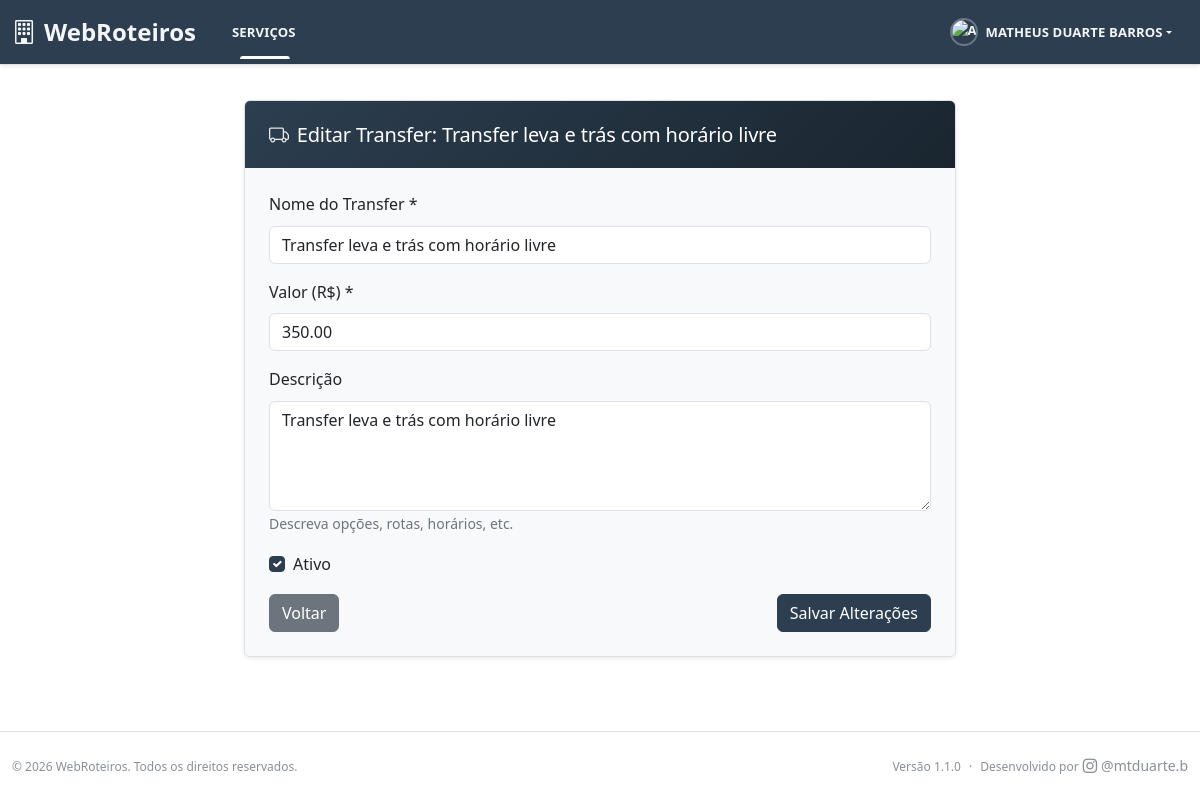
The app's page /servicos/transfers/1/editar/ (signed in) with its own data.
### servicos/models.py (models this page shows, shortened)
class Transfer(models.Model):
    nome = models.CharField('Nome do Transfer', max_length=200)
    valor = models.DecimalField(
        'Valor',
        max_digits=10,
        decimal_places=2,
        validators=[MinValueValidator(Decimal('0.00'))],
        default=Decimal('0.00'),
        help_text='Valor do transfer'
    )
    descricao = models.TextField('Descrição', blank=True, help_text='Descrição detalhada do transfer')
    ativo = models.BooleanField('Ativo', default=True)
    criado_em = models.DateTimeField('Criado em', auto_now_add=True)
    atualizado_em = models.DateTimeField('Atualizado em', auto_now=True)
    class Meta:
        verbose_name = 'Transfer'
        verbose_name_plural = 'Transfers'
        ordering = ['nome']

### servicos/views.py (the view)
# urls.py: path('transfers/<int:pk>/editar/', views.transfer_edit, name='transfer_edit'),
@require_permission('servicos.change_transfer')
def transfer_edit(request, pk):
    transfer = get_object_or_404(Transfer, pk=pk)
    if request.method == 'POST':
        form = TransferForm(request.POST, instance=transfer)
        if form.is_valid():
            form.save()
            messages.success(request, 'Transfer atualizado com sucesso!')
            return redirect('servicos:transfer_list')
    else:
        form = TransferForm(instance=transfer)
    context = {
        'form': form,
        'transfer': transfer,
        'title': f'Editar Transfer: {transfer.nome}',
        'button_text': 'Salvar Alterações'
    }
    return render(request, 'servicos/transfers/transfer_form.html', context)

### servicos/forms.py
class TransferForm(forms.ModelForm):
    class Meta:
        model = Transfer
        fields = ['nome', 'valor', 'descricao', 'ativo']
        widgets = {
            'nome': forms.TextInput(attrs={
                'class': 'form-control',
                'placeholder': 'Nome do Transfer'
            }),
            'valor': forms.NumberInput(attrs={
                'class': 'form-control',
                'step': '0.01',
                'min': '0.00'
            }),
            'descricao': forms.Textarea(attrs={
                'class': 'form-control',
                'rows': 4,
                'placeholder': 'Descrição do transfer (opções, rotas, etc.)'
            }),
            'ativo': forms.CheckboxInput(attrs={'class': 'form-check-input'}),
        }

### core/admin_context.py (called while the page is built)
def admin_context(request):
    context = {}
    if request.user.is_authenticated and request.user.is_staff:
        try:
            context.update({
                'total_users': User.objects.count(),
                'total_groups': Group.objects.count(),
                'total_permissions': Permission.objects.count(),
                'active_users': User.objects.filter(is_active=True).count(),
            })
        except Exception:
            context.update({
                'total_users': 0,
                'total_groups': 0,
                'total_permissions': 0,
                'active_users': 0,
            })
    return context

### servicos/permissions.py (called while the page is built, shortened)
def require_permission(perm, raise_exception=False):
    def decorator(view_func):
        @wraps(view_func)
        @login_required
        def wrapped_view(request, *args, **kwargs):
            if request.user.is_superuser:
                return view_func(request, *args, **kwargs)
        return wrapped_view
    return decorator

### user_management/permission_helpers.py (called while the page is built, shortened)
def get_user_level(user):
    if not user or not user.is_authenticated:
        return 'usuario_basico'
    if user.id == 1 and user.is_superuser:
        return 'admin_principal'

def can_access_user_management(user):
    user_level = get_user_level(user)
    return user_level in ['admin_principal', 'administrador', 'gerente']

def get_user_level_display(user):
    level = get_user_level(user)
    display_names = {
        'admin_principal': 'Administrador Principal',
        'administrador': 'Administrador',
        'gerente': 'Gerente',
        'operador': 'Operador',
        'usuario_basico': 'Usuário Básico'
    }
    return display_names.get(level, 'Usuário Básico')

### templates/servicos/transfers/transfer_form.html (shortened to what this page needs)
{% extends 'base/base.html' %}
{% block content %}
<div class="container-fluid py-4">
    <div class="row justify-content-center">
        <div class="col-lg-8">
            <div class="card shadow-sm list-card">
                <div class="card-header">
                    <h5 class="mb-0"><i class="bi bi-truck me-2"></i>{{ title }}</h5>
                </div>
                <div class="card-body">
                    <form method="post" novalidate>
                        <div class="mb-3">
                            <label for="{{ form.nome.id_for_label }}" class="form-label">Nome do Transfer *</label>
                            {{ form.nome }}
                        </div>
                        <div class="mb-3">
                            <label for="{{ form.valor.id_for_label }}" class="form-label">Valor (R$) *</label>
                            {{ form.valor }}
                        </div>
                        <div class="mb-3">
                            <label for="{{ form.descricao.id_for_label }}" class="form-label">Descrição</label>
                            {{ form.descricao }}
                            <small class="form-text text-muted">Descreva opções, rotas, horários, etc.</small>
                        </div>
                        <div class="mb-3">
                            <div class="form-check">
                                {{ form.ativo }}
                                <label class="form-check-label" for="{{ form.ativo.id_for_label }}">
                                    Ativo
                                </label>
                            </div>
                        </div>
                        <div class="d-flex justify-content-between">
                            <a href="{% url 'servicos:transfer_list' %}" class="btn btn-secondary">
                                 Voltar
                            </a>
                            <button type="submit" class="btn btn-primary">
                                 {{ button_text }}
                            </button>
                        </div>
                    </form>
                </div>
            </div>
        </div>
    </div>
</div>
{% endblock %}

### templates/base/base.html (shortened to what this page needs)
{% load static %}
<!DOCTYPE html>
<html lang="pt-br" data-bs-theme="{% if user.is_authenticated and user.profile.tema_preferido != 'auto' %}{{ user.profile.tema_preferido }}{% else %}auto{% endif %}">
<head>
    <link href="https://cdn.jsdelivr.net/npm/bootstrap@5.3.2/dist/css/bootstrap.min.css" rel="stylesheet">
    <link rel="stylesheet" href="https://cdn.jsdelivr.net/npm/bootstrap-icons@1.11.2/font/bootstrap-icons.css">
    <link rel="stylesheet" href="{% static 'css/theme-colors.css' %}">
    <link rel="stylesheet" href="{% static 'css/main.css' %}">
</head>
<body class="{% block body_class %}{% endblock %}">
    {% if user.is_authenticated %}
        <nav class="navbar navbar-expand-lg navbar-dark custom-navbar fixed-top">
            <div class="container-fluid">
                <a class="navbar-brand fw-bold" href="{% url 'core:dashboard' %}">
                    <i class="bi bi-building me-2"></i>WebRoteiros
                </a>
                <div class="collapse navbar-collapse" id="navbarNav">
                    <ul class="navbar-nav me-auto">
                        <li class="nav-item dropdown">
                            <a class="nav-link dropdown-toggle {% if request.resolver_match.namespace == 'servicos' %}active{% endif %}" href="#" id="servicosDropdown" role="button" data-bs-toggle="dropdown" aria-expanded="false">
                                Serviços
                            </a>
                        </li>
                    </ul>
                    <ul class="navbar-nav ms-auto">
                        <li class="nav-item dropdown">
                            <a class="nav-link dropdown-toggle" href="#" id="userDropdown" role="button" data-bs-toggle="dropdown" aria-expanded="false">
                                {% if user.profile.avatar %}
                                    <img src="{{ user.profile.avatar.url }}" alt="Avatar de {{ user.get_full_name|default:user.username }}" class="rounded-circle me-2" style="width: 28px; height: 28px; object-fit: cover;">
                                {% else %}
                                    <img src="{% static 'images/default-avatar.svg' %}" alt="Avatar padrão" class="rounded-circle me-2" style="width: 28px; height: 28px; object-fit: cover;">
                                {% endif %}
                                {{ user.get_full_name|default:user.username }}
                            </a>
                        </li>
                    </ul>
                </div>
            </div>
        </nav>
    {% endif %}
    <main class="{% if user.is_authenticated %}main-content{% else %}login-main{% endif %}">
        {% block content %}{% endblock %}
    </main>
    {% if user.is_authenticated %}
        <footer class="app-footer bg-body border-top">
            <div class="container-fluid">
                <div class="row align-items-center py-2">
                    <div class="col-md-6">
                        <small class="text-muted">
                            © {% now "Y" %} WebRoteiros. Todos os direitos reservados.
                        </small>
                    </div>
                    <div class="col-md-6 text-md-end">
                        <small class="text-muted d-inline-flex align-items-center gap-2">
                            <span>Versão 1.1.0</span>
                            <span class="text-muted">·</span>
                            <span class="d-inline-flex align-items-center gap-1">
                                <span>Desenvolvido por</span>
                                <a href="https://www.instagram.com/mtduarte.b/" target="_blank" rel="noopener" class="text-muted text-decoration-none d-inline-flex align-items-center gap-1">
                                    <i class="bi bi-instagram" style="font-size: 0.9rem;"></i>
                                    <span class="small">@mtduarte.b</span>
                                </a>
                            </span>
                        </small>
                    </div>
                </div>
            </div>
        </footer>
    {% endif %}
</body>
</html>

### static/css/theme-colors.css (style rules this page uses)
:root { --bs-primary: #2c3e50; --bs-primary-rgb: 44, 62, 80; --bs-primary-dark: #1a252f; --bs-primary-light: #34495e; --bs-success: #27ae60; --bs-success-rgb: 39, 174, 96; --bs-info: #16a085; --bs-info-rgb: 22, 160, 133; --bs-warning: #f39c12; --bs-warning-rgb: 243, 156, 18; --bs-danger: #e74c3c; --bs-danger-rgb: 231, 76, 60; --bs-light: #ecf0f1; --bs-dark: #2c3e50; --bs-primary-hover: #1a252f; --bs-primary-active: #162029; }
.btn-primary { --bs-btn-bg: var(--bs-primary); --bs-btn-border-color: var(--bs-primary); --bs-btn-hover-bg: var(--bs-primary-dark); --bs-btn-hover-border-color: var(--bs-primary-dark); --bs-btn-active-bg: var(--bs-primary-dark); --bs-btn-active-border-color: var(--bs-primary-dark); --bs-btn-disabled-bg: var(--bs-primary); --bs-btn-disabled-border-color: var(--bs-primary); }
.form-check-input:checked { background-color: var(--bs-primary); border-color: var(--bs-primary); }
.nav-link { color: var(--bs-primary); }
.list-card .card-header { background: linear-gradient(135deg, var(--bs-primary) 0%, var(--bs-primary-dark) 100%); color: white; font-weight: 600; padding: 1.25rem 1.5rem; border-bottom: none; }
.list-card .card-header h5, .list-card .card-header .h5 { color: white !important; margin: 0; font-size: 1.25rem; }
.list-card .card-header i { opacity: 0.9; }

### records on screen
Transfer: nome "Transfer leva e trás com horário livre", valor "350.00", descricao "Transfer leva e trás com horário livre", ativo "☑"

### other values on screen
{{ user.get_full_name|default:user.username }} "MATHEUS DUARTE BARROS"
{{ title }} "Editar Transfer: Transfer leva e trás com horário livre"
{{ button_text }} "Salvar Alterações"
